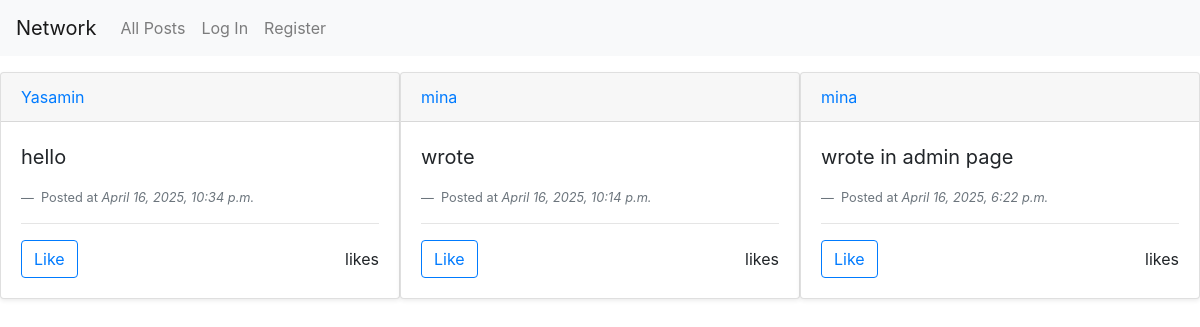
Before: / with the older database file.
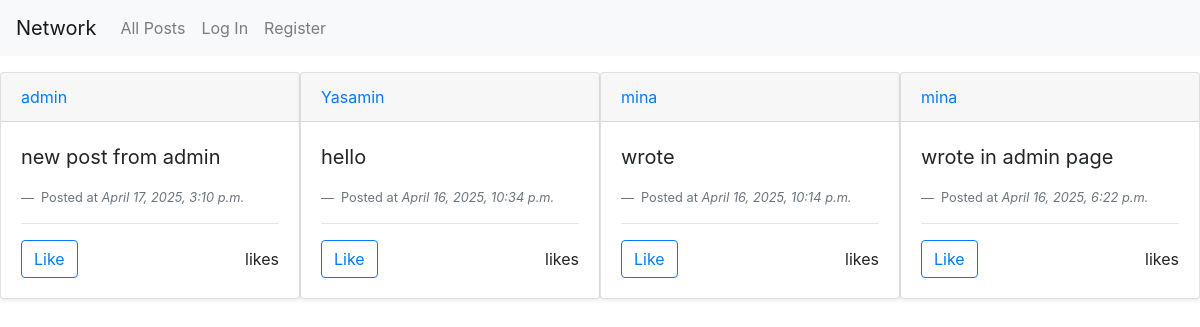
After: the same page with the newer database file.
### network/models.py (models this page shows, shortened)
class Post(models.Model):
    account = models.ForeignKey("Account", on_delete=models.CASCADE, related_name="posts")
    content = models.TextField(blank=True)
    created_at = models.DateTimeField(auto_now_add=True)
    like =models.IntegerField(default=0)
    class Meta:
        ordering = ["-created_at"]

class Account(models.Model):
    owner = models.ForeignKey("User", on_delete=models.CASCADE, related_name="accounts")
    following = models.ManyToManyField("self", symmetrical=False, blank=True, related_name="follower") #symmetrical=False -> not every following follows you
    def __str__(self):
        return self.owner.username

class User(AbstractUser):
    pass

### network/views.py (the view)
# urls.py: path("", views.index, name="index"),
def index(request):
    post = Post.objects.all()
    return render(request, "network/index.html",{
        "post" : post,
    })

### network/templates/network/index.html (shortened to what this page needs)
{% extends "network/layout.html" %}
{% block body %}
    <div class="d-flex justify-content-center align-items-center" >
    {% for item in post %}
        <div class="card  mb-3 shadow-sm w-75 mt-3 mx-auto">
            <div class="card-header">
                <a href="{% url 'profile' item.account %}">{{ item.account }}</a>
            </div>
            <div class="card-body">
                <blockquote class="blockquote mb-0">
                    <p>{{ item.content }}</p>
                </blockquote>
                <footer class="blockquote-footer">
                    Posted at <cite title="Source Title">{{ item.created_at }}</cite>
                </footer>
                <hr>
                <div class="d-flex justify-content-between align-items-center">
                    <button class="btn btn-outline-primary like-button">
                         Like
                    </button>
                    <div class="likes">
                        <span id="like-count">{{ item.like_count }} likes</span>
                    </div>
                </div>
            </div>
        </div>
    {% endfor %}
        <br>
{% endblock %}

Changed rows visible on the page:
added Post: account "admin", content "new post from admin", created_at "April 17, 2025, 3:10 p.m."
